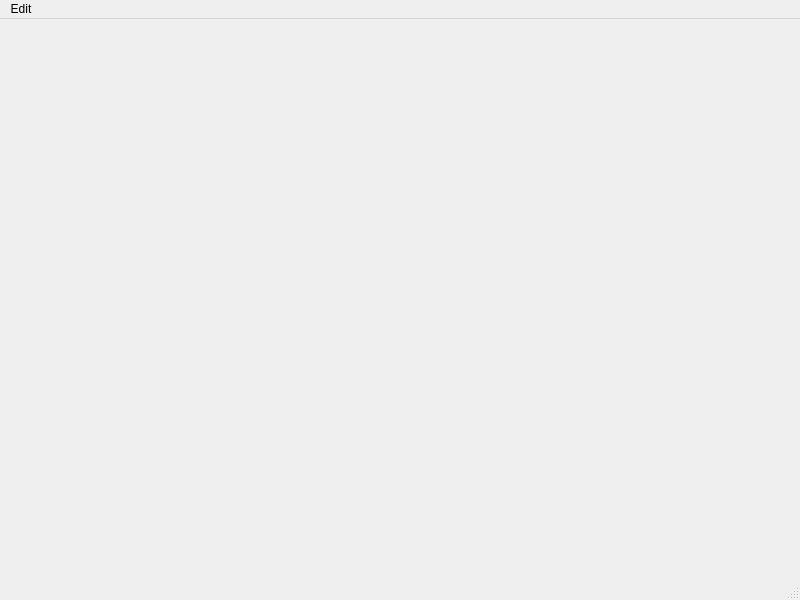
<?xml version="1.0" encoding="UTF-8"?>
<ui version="4.0">
 <class>MainWindow</class>
 <widget class="QMainWindow" name="MainWindow">
  <property name="geometry">
   <rect>
    <x>0</x>
    <y>0</y>
    <width>800</width>
    <height>600</height>
   </rect>
  </property>
  <property name="windowTitle">
   <string>MainWindow</string>
  </property>
  <widget class="QWidget" name="centralwidget"/>
  <widget class="QMenuBar" name="menubar">
   <property name="geometry">
    <rect>
     <x>0</x>
     <y>0</y>
     <width>800</width>
     <height>23</height>
    </rect>
   </property>
   <widget class="QMenu" name="menuFile">
    <property name="title">
     <string>Edit</string>
    </property>
    <addaction name="actionNew_tab"/>
    <addaction name="actionClose_tab"/>
   </widget>
   <addaction name="menuFile"/>
  </widget>
  <widget class="QStatusBar" name="statusbar"/>
  <action name="actionNew_tab">
   <property name="text">
    <string>New tab</string>
   </property>
  </action>
  <action name="actionClose_tab">
   <property name="text">
    <string>Close tab</string>
   </property>
  </action>
 </widget>
 <resources/>
 <connections/>
</ui>
